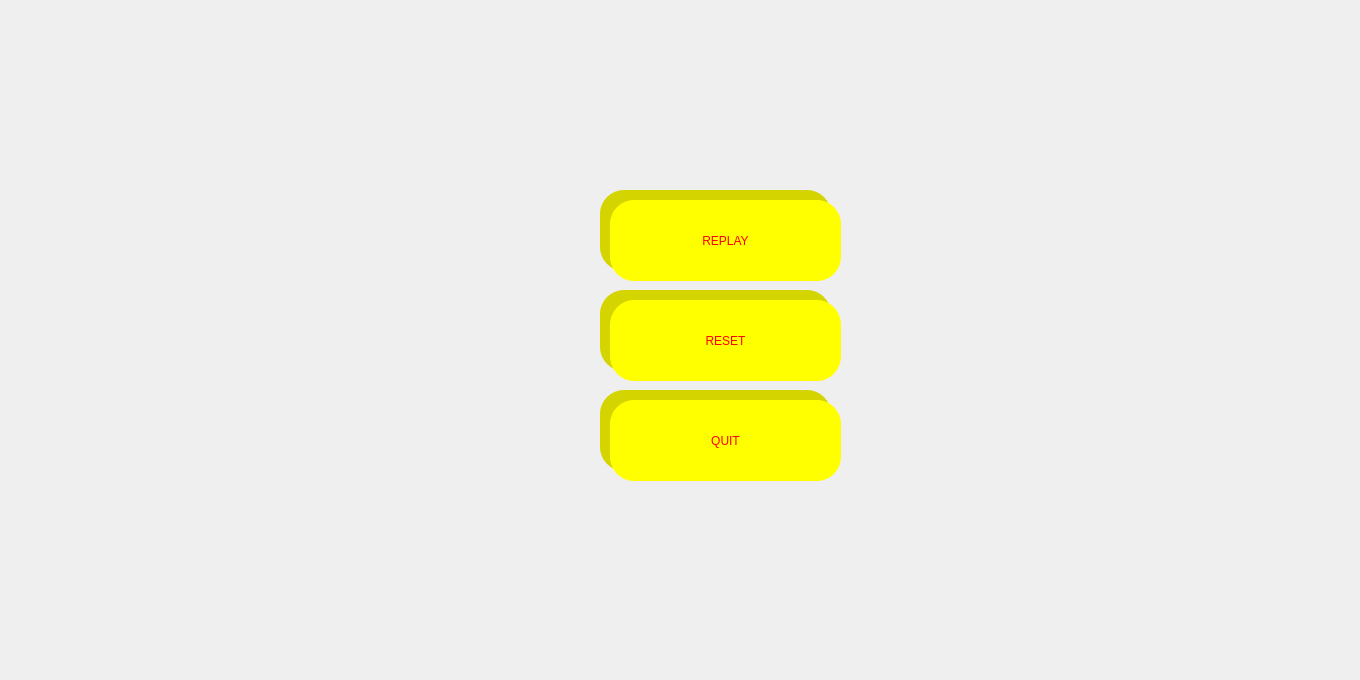
      <widget class="QWidget" name="page_9">
       <widget class="QPushButton" name="pushButton_24">
        <property name="geometry">
         <rect>
          <x>10</x>
          <y>10</y>
          <width>141</width>
          <height>91</height>
         </rect>
        </property>
        <property name="styleSheet">
         <string notr="true">background-image: url(:/images/gauche-removebg-preview.png);
border:none;
background-repeat:no-repeat;
</string>
        </property>
        <property name="text">
         <string/>
        </property>
       </widget>
       <widget class="QPushButton" name="KJHV">
        <property name="geometry">
         <rect>
          <x>600</x>
          <y>190</y>
          <width>231</width>
          <height>81</height>
         </rect>
        </property>
        <property name="styleSheet">
         <string notr="true">background-color: rgb(212, 212, 0);
border-radius:24px;
color:red;

border-radius:24px;</string>
        </property>
        <property name="text">
         <string/>
        </property>
       </widget>
       <widget class="QPushButton" name="JN">
        <property name="geometry">
         <rect>
          <x>600</x>
          <y>290</y>
          <width>231</width>
          <height>81</height>
         </rect>
        </property>
        <property name="styleSheet">
         <string notr="true">background-color: rgb(212, 212, 0);
border-radius:24px;
color:red;</string>
        </property>
        <property name="text">
         <string/>
        </property>
       </widget>
       <widget class="QPushButton" name="pushButton_23">
        <property name="geometry">
         <rect>
          <x>1260</x>
          <y>10</y>
          <width>91</width>
          <height>61</height>
         </rect>
        </property>
        <property name="styleSheet">
         <string notr="true">background-image: url(:/images/crois.png);
border:none;
background-repeat:no-repeat;
</string>
        </property>
        <property name="text">
         <string/>
        </property>
       </widget>
       <widget class="QPushButton" name="JHB">
        <property name="geometry">
         <rect>
          <x>600</x>
          <y>390</y>
          <width>231</width>
          <height>81</height>
         </rect>
        </property>
        <property name="styleSheet">
         <string notr="true">background-color: rgb(212, 212, 0);
border-radius:24px;
color:red;</string>
        </property>
        <property name="text">
         <string/>
        </property>
       </widget>
       <widget class="QPushButton" name="pushButton_20">
        <property name="geometry">
         <rect>
          <x>610</x>
          <y>300</y>
          <width>231</width>
          <height>81</height>
         </rect>
        </property>
        <property name="styleSheet">
         <string notr="true">border-radius:24px solid ;
background-color:yellow;
color:red;
</string>
        </property>
        <property name="text">
         <string>RESET</string>
        </property>
       </widget>
       <widget class="QPushButton" name="pushButton_2">
        <property name="geometry">
         <rect>
          <x>610</x>
          <y>200</y>
          <width>231</width>
          <height>81</height>
         </rect>
        </property>
        <property name="styleSheet">
         <string notr="true">border-radius:24px;
background-color:yellow;
color:red;
</string>
        </property>
        <property name="text">
         <string>REPLAY</string>
        </property>
       </widget>
       <widget class="QPushButton" name="pushButton_26">
        <property name="geometry">
         <rect>
          <x>610</x>
          <y>400</y>
          <width>231</width>
          <height>81</height>
         </rect>
        </property>
        <property name="styleSheet">
         <string notr="true">border-radius:24px ;
background-color:yellow;
color:red;</string>
        </property>
        <property name="text">
         <string>QUIT</string>
        </property>
       </widget>
       <widget class="QPushButton" name="pushButton_30">
        <property name="geometry">
         <rect>
          <x>1270</x>
          <y>430</y>
          <width>75</width>
          <height>71</height>
         </rect>
        </property>
        <property name="styleSheet">
         <string notr="true">border:none;
background-image: url(:/images/para-removebg-preview.png);
background-repeat:no-repeat;</string>
        </property>
        <property name="text">
         <string/>
        </property>
       </widget>
       <widget class="QPushButton" name="pushButton_31">
        <property name="geometry">
         <rect>
          <x>1260</x>
          <y>580</y>
          <width>91</width>
          <height>91</height>
         </rect>
        </property>
        <property name="styleSheet">
         <string notr="true">background-image: url(:/images/bg_image-removebg-preview.png);
border:none;
background-repeat:no-repeat;
</string>
        </property>
        <property name="text">
         <string/>
        </property>
       </widget>
       <widget class="QPushButton" name="pushButton_32">
        <property name="geometry">
         <rect>
          <x>1260</x>
          <y>500</y>
          <width>91</width>
          <height>71</height>
         </rect>
        </property>
        <property name="styleSheet">
         <string notr="true">border:none;
background-image: url(:/images/son-removebg-preview.png);
background-repeat:no-repeat;</string>
        </property>
        <property name="text">
         <string/>
        </property>
       </widget>
      </widget>
